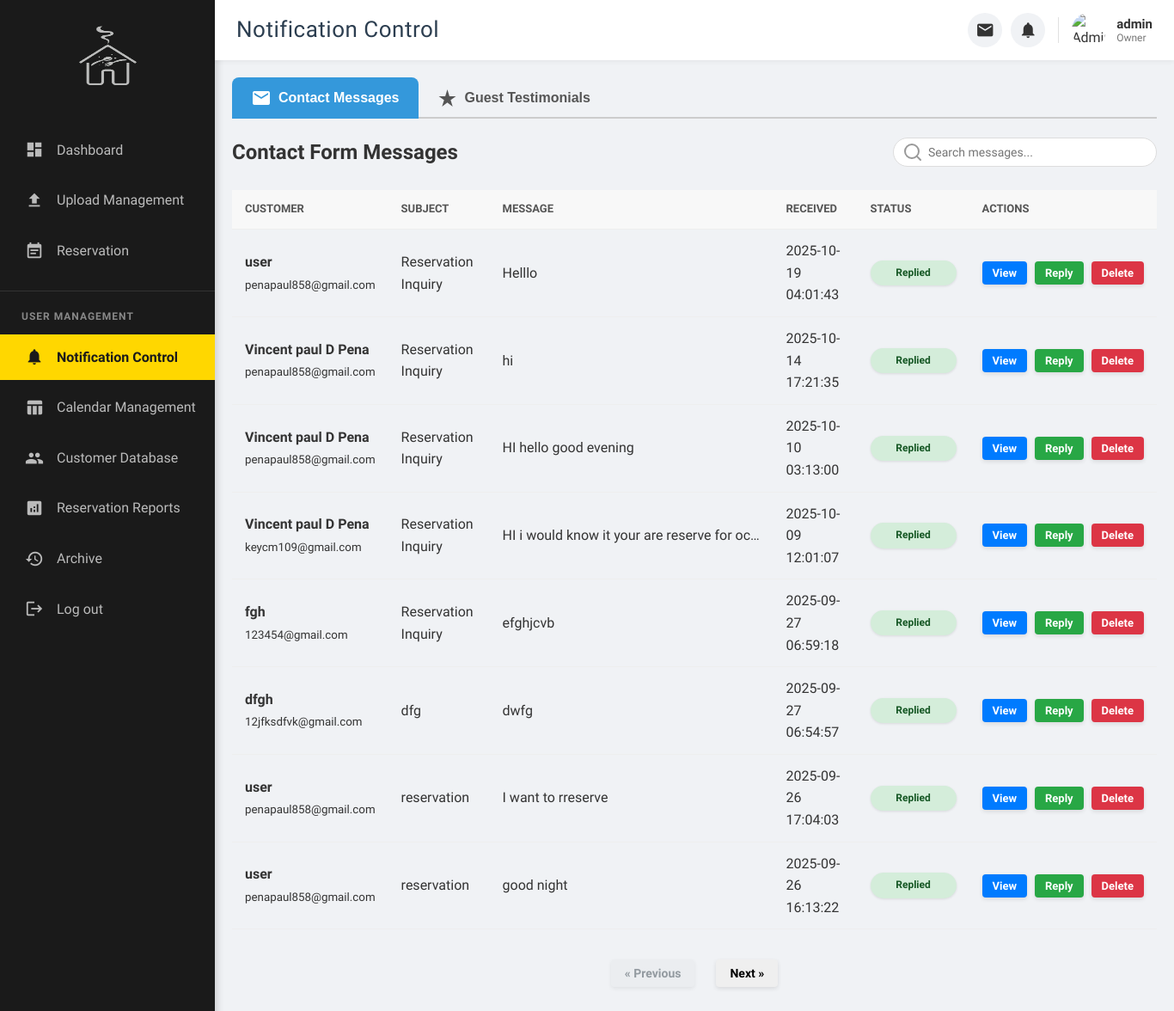
The app's page /notification_control.php (signed in) with its own data.
### tables this page shows
CREATE TABLE `contact_messages` (
  `id` int(11) NOT NULL,
  `name` varchar(255) NOT NULL,
  `email` varchar(255) NOT NULL,
  `subject` varchar(255) DEFAULT NULL,
  `message` text NOT NULL,
  `admin_reply` text DEFAULT NULL,
  `replied_at` timestamp NULL DEFAULT NULL,
  `is_read` tinyint(1) NOT NULL DEFAULT 0,
  `created_at` timestamp NOT NULL DEFAULT current_timestamp(),
  `deleted_at` datetime DEFAULT NULL
);

### notification_control.php (the view, shortened to what this page needs)
<?php
require_once 'db_connect.php';
$currentPage = basename($_SERVER['SCRIPT_NAME']);
$messages = [];
$sql_messages = "SELECT * FROM contact_messages WHERE deleted_at IS NULL ORDER BY created_at DESC";
if ($result = mysqli_query($link, $sql_messages)) {
    while ($row = mysqli_fetch_assoc($result)) {
        $messages[] = $row;
    }
}
?>
<!DOCTYPE html>
<html lang="en">
<head>
    <link rel="stylesheet" href="CSS/admin.css">
</head>
<body>
    <div class="page-wrapper">
        <?php
        if (isset($_SESSION['role']) && $_SESSION['role'] === 'manager') {
            include 'partials/manager_sidebar.php';
        } else {
        ?>
            <aside class="admin-sidebar">
                <div class="sidebar-header"> <img src="Tavern.png" alt="Home Icon" class="home-icon"> </div>
                <nav>
                     <ul class="sidebar-menu">
                        <li class="menu-item <?php echo ($currentPage == 'admin.php') ? 'active' : ''; ?>"><a href="admin.php"><i class="material-icons">dashboard</i> Dashboard</a></li>
                         <li class="menu-item <?php echo ($currentPage == 'update.php') ? 'active' : ''; ?>"><a href="update.php"><i class="material-icons">file_upload</i> Upload Management</a></li>
                        <li class="menu-item <?php echo ($currentPage == 'reservation.php') ? 'active' : ''; ?>"><a href="reservation.php"><i class="material-icons">event_note</i> Reservation</a></li>
                    </ul>
                    <div class="user-management-title">User Management</div>
                    <ul class="sidebar-menu user-management-menu">
                        <li class="menu-item <?php echo ($currentPage == 'notification_control.php') ? 'active' : ''; ?>"><a href="notification_control.php"><i class="material-icons">notifications</i> Notification Control</a></li>
                        <li class="menu-item <?php echo ($currentPage == 'table_management.php') ? 'active' : ''; ?>"><a href="table_management.php"><i class="material-icons">table_chart</i>Calendar Management</a></li>
                        <li class="menu-item <?php echo ($currentPage == 'customer_database.php') ? 'active' : ''; ?>"><a href="customer_database.php"><i class="material-icons">people</i> Customer Database</a></li>
                        <li class="menu-item <?php echo ($currentPage == 'reports.php') ? 'active' : ''; ?>"><a href="reports.php"><i class="material-icons">analytics</i>Reservation Reports</a></li>
                        <li class="menu-item <?php echo ($currentPage == 'deletion_history.php') ? 'active' : ''; ?>"><a href="deletion_history.php"><i class="material-icons">history</i>Archive</a></li>
                        <li class="menu-item"><a href="logout.php"><i class="material-icons">logout</i> Log out</a></li>
                    </ul>
                </nav>
            </aside>
        <?php
        }
        ?>
        <div class="admin-content-area">
            <header class="main-header">
                <div class="header-content">
                    <h1 class="header-page-title">Notification Control</h1>
<div class="admin-header-right">
    <div class="admin-notification-area">
        <div class="admin-notification-item">
            <button class="admin-notification-button" id="adminMessageBtn" title="Messages">
                <i class="material-icons">email</i>
            </button>
        </div>
        <div class="admin-notification-item">
            <button class="admin-notification-button" id="adminReservationBtn" title="Reservations">
                <i class="material-icons">notifications</i> <span class="admin-notification-badge" id="adminReservationCount" style="display: none;">0</span>
            </button>
        </div>
    </div>
    <div class="admin-profile-area">
        <?php $admin_avatar_path = isset($_SESSION['avatar']) && file_exists($_SESSION['avatar']) ? htmlspecialchars($_SESSION['avatar']) : 'images/default_avatar.png'; ?>
        <img src="<?php echo $admin_avatar_path; ?>" alt="Admin Avatar" class="admin-avatar">
        <div class="admin-user-info">
            <span class="admin-username"><?php echo htmlspecialchars($_SESSION['username']); ?></span>
            <span class="admin-role"><?php echo ucfirst(htmlspecialchars($_SESSION['role'])); ?></span>
        </div>
    </div>
</div>
                </div>
            </header>
            <main class="dashboard-main-content">
                <div class="tabs-container">
                    <button class="tab-button active" onclick="openTab(event, 'messages')">
                        <i class="material-icons">email</i>
                        <span>Contact Messages</span>
                    </button>
                    <button class="tab-button" onclick="openTab(event, 'testimonials')">
                        <i class="material-icons">star_rate</i>
                        <span>Guest Testimonials</span>
                    </button>
                </div>
                <div id="messages" class="tab-content">
                    <div class="reservation-page-header">
                        <h2>Contact Form Messages</h2>
                        <input type="text" id="messageSearch" class="search-input" placeholder="Search messages...">
                    </div>
                    <section class="all-reservations-section">
                        <div class="table-responsive">
                            <table id="messagesTable">
                                <thead>
                                    <tr>
                                        <th>CUSTOMER</th> <th>SUBJECT</th> <th>MESSAGE</th> <th>RECEIVED</th> <th>STATUS</th> <th>ACTIONS</th>
                                    </tr>
                                </thead>
                                <tbody>
                                    <?php if (empty($messages)): ?>
                                        <tr><td colspan="6" style="text-align: center;">No messages found.</td></tr>
                                    <?php else: ?>
                                        <?php foreach ($messages as $message): ?>
                                            <tr data-id="<?php echo $message['id']; ?>"
                                                data-email="<?php echo htmlspecialchars($message['email']); ?>"
                                                data-subject="<?php echo htmlspecialchars($message['subject']); ?>"
                                                data-messagebody="<?php echo htmlspecialchars($message['message']); ?>">
                                                <td>
                                                    <strong><?php echo htmlspecialchars($message['name']); ?></strong><br>
                                                    <small><?php echo htmlspecialchars($message['email']); ?></small>
                                                </td>
                                                <td><?php echo htmlspecialchars($message['subject']); ?></td>
                                                <td><span class="truncate-text" title="<?php echo htmlspecialchars($message['message']); ?>"><?php echo htmlspecialchars($message['message']); ?></span></td>
                                                <td><?php echo htmlspecialchars($message['created_at']); ?></td>
                                                <td><span class="status-badge <?php echo !empty($message['replied_at']) ? 'confirmed' : 'pending'; ?>"><?php echo !empty($message['replied_at']) ? 'Replied' : 'New'; ?></span></td>
                                                <td class="actions">
                                                    <button class="btn btn-small view-full-text-btn">View</button>
                                                    <button class="btn btn-small reply-message-btn">Reply</button>
                                                    <button class="btn btn-small delete-message-btn">Delete</button>
                                                </td>
                                            </tr>
                                        <?php endforeach; ?>
                                    <?php endif; ?>
                                </tbody>
                            </table>
                        </div>
                        <div class="pagination-container" id="paginationMessages">
                            <button class="btn" id="prevPageMessages" disabled>&laquo; Previous</button>
                            <button class="btn" id="nextPageMessages">Next &raquo;</button>
                        </div>
                    </section>
                </div>
            </main>
        </div>
    </div>
</body>
</html>

### notification_control.php (style rules this page uses)
.tabs-container { display: flex; border-bottom: 2px solid #ccc; margin-bottom: 20px; }
.tab-button { padding: 12px 22px; cursor: pointer; border: none; background-color: transparent; font-size: 16px; font-weight: 600; color: #555; text-decoration: none; border-top-left-radius: 8px; border-top-right-radius: 8px; margin-bottom: -2px; display: flex; align-items: center; gap: 8px; transition: color 0.3s, background-color 0.3s, transform 0.1s ease-out; }
.tab-button.active { background-color: #3498db; color: #fff; }
.tab-content { display: none; }
.tab-content.active { display: block; animation: fadeIn 0.5s; }
.reservation-page-header h2 { font-size: 24px; margin: 0; color: #333; font-weight: 600; flex-grow: 1; }
.truncate-text { display: block; max-width: 300px; white-space: nowrap; overflow: hidden; text-overflow: ellipsis; }
.btn.view-full-text-btn { background-color: #007bff; color: white; }
.btn.reply-message-btn { background-color: #28a745; color: white; }
.btn.delete-message-btn, .btn.delete-testimonial-btn { background-color: #dc3545; color: white; }
.pagination-container { display: flex; justify-content: center; align-items: center; margin-top: 25px; padding: 10px 0; gap: 10px; }
.pagination-container .btn:disabled { background-color: #e9ecef; color: #6c757d; cursor: not-allowed; opacity: 0.7; }

### records on screen
contact_messages: name "user", email "penapaul858@gmail.com", subject "Reservation Inquiry", message "Helllo", created_at "2025-10-19 04:01:43", shows "Replied"
contact_messages: name "Vincent paul D Pena", email "penapaul858@gmail.com", subject "Reservation Inquiry", message "hi", created_at "2025-10-14 17:21:35", shows "Replied"
contact_messages: name "Vincent paul D Pena", email "penapaul858@gmail.com", subject "Reservation Inquiry", message "HI hello good evening", created_at "2025-10-10 03:13:00", shows "Replied"
contact_messages: name "Vincent paul D Pena", email "keycm109@gmail.com", subject "Reservation Inquiry", message "HI i would know it your are reserve for oc…", created_at "2025-10-09 12:01:07", shows "Replied"
contact_messages: name "fgh", email "123454@gmail.com", subject "Reservation Inquiry", message "efghjcvb", created_at "2025-09-27 06:59:18", shows "Replied"
contact_messages: name "dfgh", email "12jfksdfvk@gmail.com", subject "dfg", message "dwfg", created_at "2025-09-27 06:54:57", shows "Replied"
contact_messages: name "user", email "penapaul858@gmail.com", subject "reservation", message "I want to rreserve", created_at "2025-09-26 17:04:03", shows "Replied"
contact_messages: name "user", email "penapaul858@gmail.com", subject "reservation", message "good night", created_at "2025-09-26 16:13:22", shows "Replied"

### other values on screen
$_SESSION['username'] "admin"
$_SESSION['role'] "Owner"
